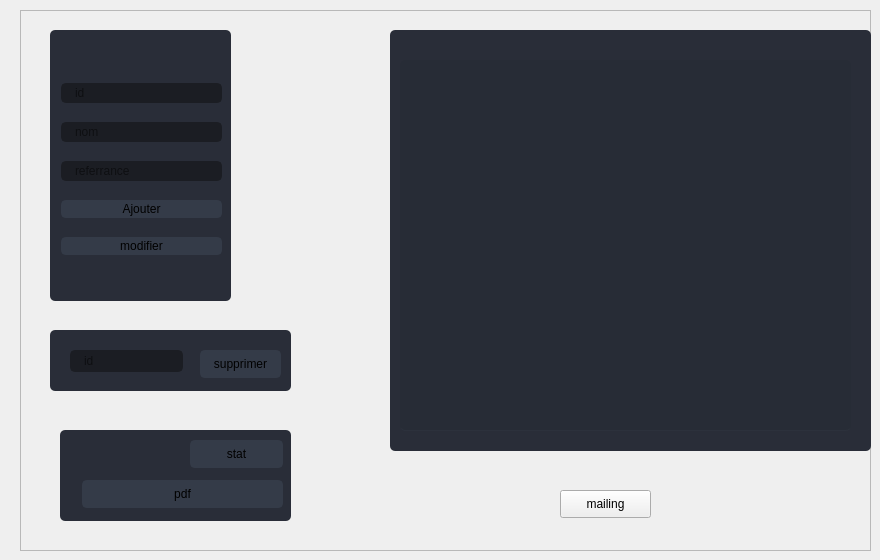
        <widget class="QWidget" name="page_21">
         <widget class="QFrame" name="frame_57">
          <property name="geometry">
           <rect>
            <x>20</x>
            <y>10</y>
            <width>851</width>
            <height>541</height>
           </rect>
          </property>
          <property name="styleSheet">
           <string notr="true"/>
          </property>
          <property name="frameShape">
           <enum>QFrame::StyledPanel</enum>
          </property>
          <property name="frameShadow">
           <enum>QFrame::Raised</enum>
          </property>
          <widget class="QFrame" name="frame_58">
           <property name="geometry">
            <rect>
             <x>30</x>
             <y>20</y>
             <width>181</width>
             <height>271</height>
            </rect>
           </property>
           <property name="styleSheet">
            <string notr="true">QFrame{
background-color: rgb(41, 45, 56);
border-radius: 5px;
}

QLineEdit {
	background-color: rgb(27, 29, 35);
	border-radius: 5px;
	border: 2px solid rgb(27, 29, 35);
	padding-left: 10px;
}
QLineEdit:hover {
	border: 2px solid rgb(64, 71, 88);
}
QLineEdit:focus {
	border: 2px solid rgb(91, 101, 124);
}
</string>
           </property>
           <property name="frameShape">
            <enum>QFrame::StyledPanel</enum>
           </property>
           <property name="frameShadow">
            <enum>QFrame::Raised</enum>
           </property>
           <widget class="QWidget" name="">
            <property name="geometry">
             <rect>
              <x>11</x>
              <y>40</y>
              <width>161</width>
              <height>201</height>
             </rect>
            </property>
            <layout class="QVBoxLayout" name="verticalLayout_15">
             <item>
              <widget class="QLineEdit" name="IDA">
               <property name="placeholderText">
                <string>id</string>
               </property>
              </widget>
             </item>
             <item>
              <widget class="QLineEdit" name="NOMA">
               <property name="placeholderText">
                <string>nom</string>
               </property>
              </widget>
             </item>
             <item>
              <widget class="QLineEdit" name="REFA">
               <property name="placeholderText">
                <string>referrance</string>
               </property>
              </widget>
             </item>
             <item>
              <widget class="QPushButton" name="ajouterequi">
               <property name="styleSheet">
                <string notr="true">QPushButton {
	border: 2px solid rgb(52, 59, 72);
	border-radius: 5px;	
	background-color: rgb(52, 59, 72);
}
QPushButton:hover {
	background-color: rgb(57, 65, 80);
	border: 2px solid rgb(61, 70, 86);
}
QPushButton:pressed {	
	background-color: rgb(35, 40, 49);
	border: 2px solid rgb(43, 50, 61);
}</string>
               </property>
               <property name="text">
                <string>Ajouter</string>
               </property>
              </widget>
             </item>
             <item>
              <widget class="QPushButton" name="modifierequi">
               <property name="styleSheet">
                <string notr="true">QPushButton {
	border: 2px solid rgb(52, 59, 72);
	border-radius: 5px;	
	background-color: rgb(52, 59, 72);
}
QPushButton:hover {
	background-color: rgb(57, 65, 80);
	border: 2px solid rgb(61, 70, 86);
}
QPushButton:pressed {	
	background-color: rgb(35, 40, 49);
	border: 2px solid rgb(43, 50, 61);
}</string>
               </property>
               <property name="text">
                <string>modifier</string>
               </property>
              </widget>
             </item>
            </layout>
           </widget>
          </widget>
          <widget class="QFrame" name="frame_59">
           <property name="geometry">
            <rect>
             <x>30</x>
             <y>320</y>
             <width>241</width>
             <height>61</height>
            </rect>
           </property>
           <property name="styleSheet">
            <string notr="true">QFrame{
background-color: rgb(41, 45, 56);
border-radius: 5px;
}

QLineEdit {
	background-color: rgb(27, 29, 35);
	border-radius: 5px;
	border: 2px solid rgb(27, 29, 35);
	padding-left: 10px;
}
QLineEdit:hover {
	border: 2px solid rgb(64, 71, 88);
}
QLineEdit:focus {
	border: 2px solid rgb(91, 101, 124);
}
</string>
           </property>
           <property name="frameShape">
            <enum>QFrame::StyledPanel</enum>
           </property>
           <property name="frameShadow">
            <enum>QFrame::Raised</enum>
           </property>
           <widget class="QLineEdit" name="IDASUPP">
            <property name="geometry">
             <rect>
              <x>20</x>
              <y>20</y>
              <width>113</width>
              <height>22</height>
             </rect>
            </property>
            <property name="placeholderText">
             <string>id</string>
            </property>
           </widget>
           <widget class="QPushButton" name="pushButton_25">
            <property name="geometry">
             <rect>
              <x>150</x>
              <y>20</y>
              <width>81</width>
              <height>28</height>
             </rect>
            </property>
            <property name="styleSheet">
             <string notr="true">QPushButton {
	border: 2px solid rgb(52, 59, 72);
	border-radius: 5px;	
	background-color: rgb(52, 59, 72);
}
QPushButton:hover {
	background-color: rgb(57, 65, 80);
	border: 2px solid rgb(61, 70, 86);
}
QPushButton:pressed {	
	background-color: rgb(35, 40, 49);
	border: 2px solid rgb(43, 50, 61);
}</string>
            </property>
            <property name="text">
             <string>supprimer</string>
            </property>
           </widget>
          </widget>
          <widget class="QFrame" name="frame_61">
           <property name="geometry">
            <rect>
             <x>370</x>
             <y>20</y>
             <width>481</width>
             <height>421</height>
            </rect>
           </property>
           <property name="styleSheet">
            <string notr="true">QFrame{
background-color: rgb(41, 45, 56);
border-radius: 5px;
}

QLineEdit {
	background-color: rgb(27, 29, 35);
	border-radius: 5px;
	border: 2px solid rgb(27, 29, 35);
	padding-left: 10px;
}
QLineEdit:hover {
	border: 2px solid rgb(64, 71, 88);
}
QLineEdit:focus {
	border: 2px solid rgb(91, 101, 124);
}
</string>
           </property>
           <property name="frameShape">
            <enum>QFrame::StyledPanel</enum>
           </property>
           <property name="frameShadow">
            <enum>QFrame::Raised</enum>
           </property>
           <widget class="QTableView" name="TABA">
            <property name="geometry">
             <rect>
              <x>10</x>
              <y>30</y>
              <width>451</width>
              <height>371</height>
             </rect>
            </property>
            <property name="styleSheet">
             <string notr="true">QTableView {	
	color:white;
	background-color: rgb(39, 44, 54);
	padding: 10px;
	border-radius: 5px;
	gridline-color: rgb(44, 49, 60);
	border-bottom: 1px solid rgb(44, 49, 60);
}
QTableView::item{
	border-color: rgb(44, 49, 60);
	padding-left: 5px;
	padding-right: 5px;
	gridline-color: rgb(44, 49, 60);
}
QTableView::item:selected{
	background-color: rgb(85, 170, 255);
}
QScrollBar:horizontal {
    border: none;
    background: rgb(52, 59, 72);
    height: 14px;
    margin: 0px 21px 0 21px;
	border-radius: 0px;
}
 QScrollBar:vertical {
	border: none;
    background: rgb(52, 59, 72);
    width: 14px;
    margin: 21px 0 21px 0;
	border-radius: 0px;
 }
/*QHeaderView::section{
	Background-color: rgb(39, 44, 54);
	max-width: 30px;
	border: 1px solid rgb(44, 49, 60);
	border-style: none;
    border-bottom: 1px solid rgb(44, 49, 60);
    border-right: 1px solid rgb(44, 49, 60);
}*/
QTableView::horizontalHeader {	
	background-color: rgb(81, 255, 0);
}
/*QHeaderView::section:horizontal
{
    border: 1px solid rgb(32, 34, 42);
	background-color: rgb(27, 29, 35);
	padding: 3px;
	border-top-left-radius: 7px;
    border-top-right-radius: 7px;
}
QHeaderView::section:vertical
{
    border: 1px solid rgb(44, 49, 60);
}*/
QTableCornerButton::section
{
	background-color: rgb(39, 44, 54);
    color: #fff;

}


QHeaderView::section
{
	border-top: 0px;
	border-bottom: 1px solid gray;
	border-right: 1px solid gray;
	background-color: rgb(39, 44, 54);
    margin-top:1px;
	margin-bottom:1px;
	padding: 5px;

}
QHeaderView::section::horizontal
{
	background-color:rgb(52, 59, 72);

    border-left: 1px solid rgb(39, 44, 54);

}
QHeaderView::section::vertical::first,
QHeaderView::section::vertical::only-one
{
    border-top: 1px solid rgb(39, 44, 54);

}


QHeaderView::section::vertical
{
   background-color:rgb(52, 59, 72);
    border-top: 1px solid rgb(39, 44, 54);

}


QHeaderView::section::horizontal::first,
QHeaderView::section::horizontal::only-one
{
    border-left: 1px solid rgb(39, 44, 54);

}


QHeaderView::section::horizontal
{
	background-color:rgb(52, 59, 72);

    border-left: 1px solid rgb(39, 44, 54);

}

</string>
            </property>
           </widget>
          </widget>
          <widget class="QFrame" name="frame_62">
           <property name="geometry">
            <rect>
             <x>40</x>
             <y>420</y>
             <width>231</width>
             <height>91</height>
            </rect>
           </property>
           <property name="styleSheet">
            <string notr="true">QFrame{
background-color: rgb(41, 45, 56);
border-radius: 5px;
}

QLineEdit {
	background-color: rgb(27, 29, 35);
	border-radius: 5px;
	border: 2px solid rgb(27, 29, 35);
	padding-left: 10px;
}
QLineEdit:hover {
	border: 2px solid rgb(64, 71, 88);
}
QLineEdit:focus {
	border: 2px solid rgb(91, 101, 124);
}
QPushButton {
	border: 2px solid rgb(52, 59, 72);
	border-radius: 5px;	
	background-color: rgb(52, 59, 72);
}
QPushButton:hover {
	background-color: rgb(57, 65, 80);
	border: 2px solid rgb(61, 70, 86);
}
QPushButton:pressed {	
	background-color: rgb(35, 40, 49);
	border: 2px solid rgb(43, 50, 61);
}</string>
           </property>
           <property name="frameShape">
            <enum>QFrame::StyledPanel</enum>
           </property>
           <property name="frameShadow">
            <enum>QFrame::Raised</enum>
           </property>
           <widget class="QPushButton" name="STATA">
            <property name="geometry">
             <rect>
              <x>130</x>
              <y>10</y>
              <width>93</width>
              <height>28</height>
             </rect>
            </property>
            <property name="text">
             <string>stat</string>
            </property>
           </widget>
           <widget class="QPushButton" name="PDFA">
            <property name="geometry">
             <rect>
              <x>22</x>
              <y>50</y>
              <width>201</width>
              <height>28</height>
             </rect>
            </property>
            <property name="text">
             <string>pdf</string>
            </property>
           </widget>
          </widget>
          <widget class="QPushButton" name="MAILINGA">
           <property name="geometry">
            <rect>
             <x>540</x>
             <y>480</y>
             <width>91</width>
             <height>28</height>
            </rect>
           </property>
           <property name="text">
            <string>mailing</string>
           </property>
          </widget>
         </widget>
        </widget>
